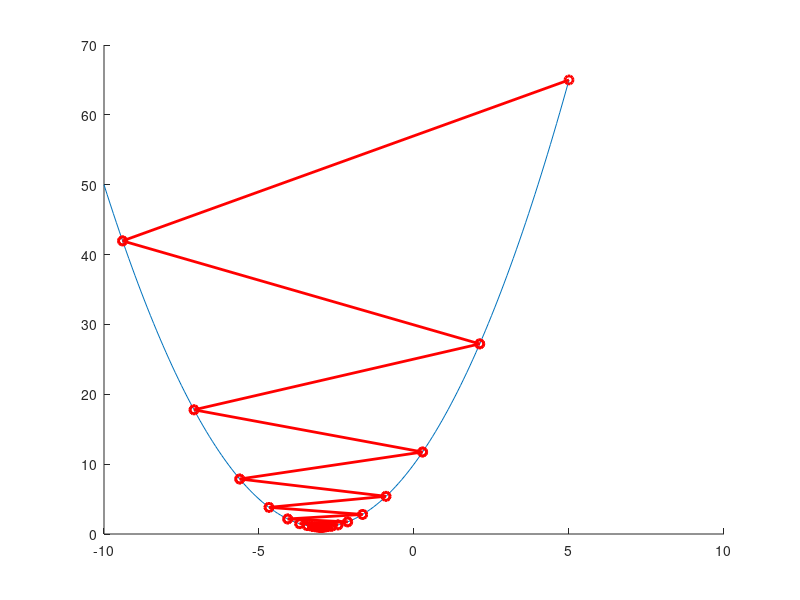

The MATLAB source for this figure: (Note: this script raises an error after producing the figure.)
%Example of gradient descent method
%Guel Cortez 2024
close all;

f=@(x) (x+3).^2+1;
df=@(x) 2*(x+3);

x=-10:0.1:5;
max_iter=20;
figure;
hold all;
plot(x,f(x))
theta_k1=5;
alpha=0.9;

while abs(df(theta_k1))>1e-3
  pause(0.1)
  theta_k=theta_k1-alpha*df(theta_k1);
  plot([theta_k1,theta_k],[f(theta_k1),f(theta_k)],'r-o','LineWidth',2)
  theta_k1=theta_k;
end

plot(theta,f(theta),'bo','LineWidth',2)
